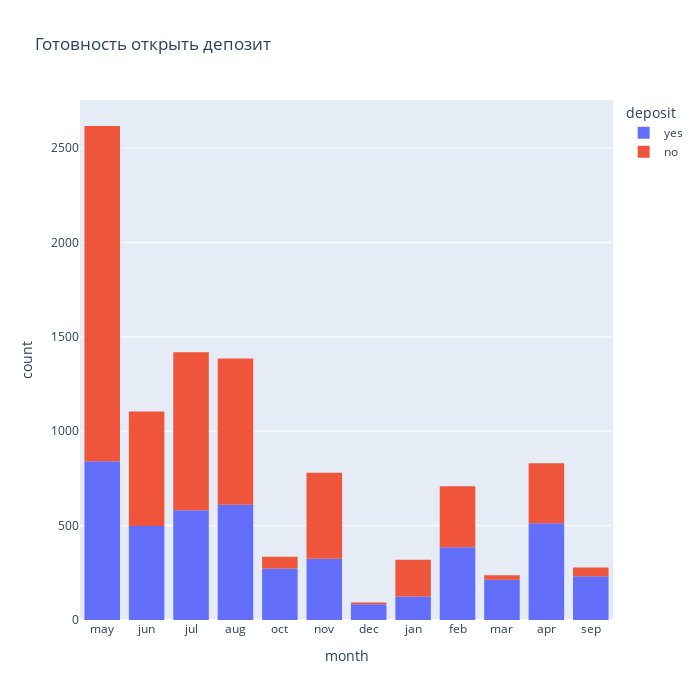

Notebook code for this chart:
### Markdown cell above
### Задание 5

### Code cell
# узнайте, в каком месяце чаще всего отказывались от предложения открыть депозит
def percent_func (x,y,z='Готовность открыть депозит'): #создадим универсальную функцию подсчета процента согласия на откртие депозита в различных признаках
    """Фукция подсчета процентного соотношения категорий к целевому признаку

    Args:
        x (str): наименовнаие признака категорий
        y (str): наименовнаие целевого признака
        z (str): Наименование графика визуализации
    """
   # узнайте, в каком месяце чаще всего отказывались от предложения открыть депозит
    cat_list = list(dfc[x].unique()) #создаем список категорий в признаке
    result_dict = {} # формируем словарь для хранения результата
    for cat in cat_list: #цикл расчета % положительных и отрицательных исходов маркетинговой компании
        result_percent = ((dfc[dfc[x]==cat][y].value_counts())/(dfc[dfc[x]==cat][y].count()))*100
        result_dict[cat]=round(result_percent,2)
    # добавим визуализацию
    fig = px.histogram(
    data_frame = dfc,
    x = x,
    color = y,
    height = 700,
    width = 700,
    title = z,
    )
    fig.show()
    return(pd.DataFrame(result_dict)) #возвращает датафрейм на случай большого количества категорий

    
display(percent_func('month','deposit')) #подсчитаем для месяца

### Figure 1 — Plotly figure (JSON) as saved in the notebook; plotly's stock layout.template omitted (floating-point values rounded to 4 significant figures; data arrays with more than 128 entries replaced by an {"elided": "..."} marker saying what was removed)
{"data": [{"alignmentgroup": "True", "bingroup": "x", "hovertemplate": "deposit=yes<br>month=%{x}<br>count=%{y}<extra></extra>", "legendgroup": "yes", "marker": {"color": "#636efa", "pattern": {"shape": ""}}, "name": "yes", "offsetgroup": "yes", "orientation": "v", "showlegend": true, "type": "histogram", "x": {"elided": "4681 str values"}, "xaxis": "x", "yaxis": "y"}, {"alignmentgroup": "True", "bingroup": "x", "hovertemplate": "deposit=no<br>month=%{x}<br>count=%{y}<extra></extra>", "legendgroup": "no", "marker": {"color": "#EF553B", "pattern": {"shape": ""}}, "name": "no", "offsetgroup": "no", "orientation": "v", "showlegend": true, "type": "histogram", "x": {"elided": "5424 str values"}, "xaxis": "x", "yaxis": "y"}], "layout": {"barmode": "relative", "height": 700, "legend": {"title": {"text": "deposit"}, "tracegroupgap": 0}, "title": {"text": "Готовность открыть депозит"}, "width": 700, "xaxis": {"anchor": "y", "domain": [0, 1], "title": {"text": "month"}}, "yaxis": {"anchor": "x", "domain": [0, 1], "title": {"text": "count"}}}}
